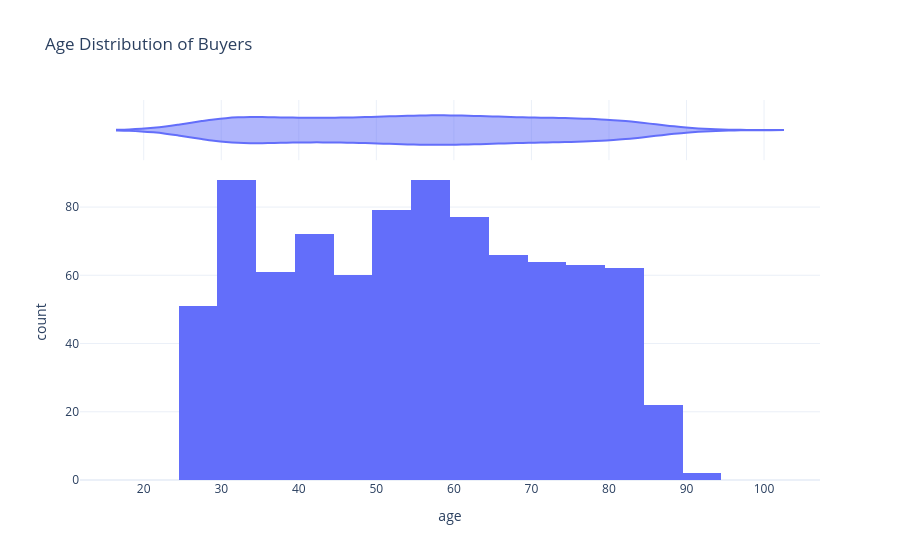

Notebook code for this chart:
### Code cell
fig = px.histogram(
    buyer_profile,
    x='age',
    nbins=20,
    marginal='violin',
    title='Age Distribution of Buyers'
)

fig.update_layout(template='plotly_white')
fig.show()

### Figure 1 — Plotly figure (JSON) as saved in the notebook; plotly's stock layout.template omitted (floating-point values rounded to 4 significant figures; data arrays with more than 128 entries replaced by an {"elided": "..."} marker saying what was removed)
{"data": [{"bingroup": "x", "hovertemplate": "age=%{x}<br>count=%{y}<extra></extra>", "legendgroup": "", "marker": {"color": "#636efa", "pattern": {"shape": ""}}, "name": "", "nbinsx": 20, "orientation": "v", "showlegend": false, "type": "histogram", "x": {"elided": "855 float values"}, "xaxis": "x", "yaxis": "y"}, {"hovertemplate": "age=%{x}<extra></extra>", "legendgroup": "", "marker": {"color": "#636efa"}, "name": "", "scalegroup": "x", "showlegend": false, "type": "violin", "x": {"elided": "855 float values"}, "xaxis": "x2", "yaxis": "y2"}], "layout": {"barmode": "relative", "legend": {"tracegroupgap": 0}, "title": {"text": "Age Distribution of Buyers"}, "xaxis": {"anchor": "y", "domain": [0, 1], "title": {"text": "age"}}, "xaxis2": {"anchor": "y2", "domain": [0, 1], "matches": "x", "showgrid": true, "showticklabels": false}, "yaxis": {"anchor": "x", "domain": [0, 0.8316], "title": {"text": "count"}}, "yaxis2": {"anchor": "x2", "domain": [0.8416, 1], "matches": "y2", "showgrid": false, "showline": false, "showticklabels": false, "ticks": ""}}}
